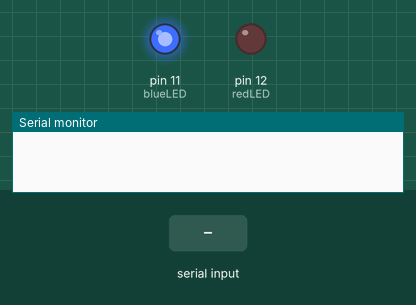
A sketch run on a simulated Arduino Uno, built with avr-gcc and run on an emulated ATmega328P. On the bench: output pins drawn as LEDs (lit = HIGH), the last lines printed to the serial monitor. Inputs (shaded band) come from the test bench. The modem accepts every AT command (registered, SIM ready, sends succeed) and sends nothing else.

Above: at 0.1 s.
At 17.3 s:
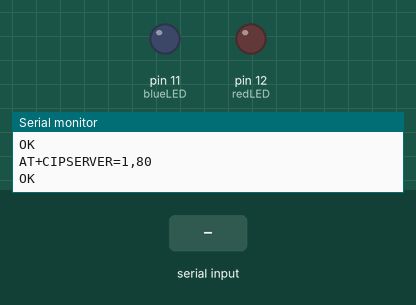
17.4 s: ",\n" received over Serial
18.9 s: byte 13 (13) received over Serial
20.5 s: byte 73 ('I') received over Serial
22.0 s: byte 80 ('P') received over Serial
23.5 s: byte 68 ('D') received over Serial
25.0 s: "I,45\n" received over Serial
Timing chart, 0 to 27.5 s (numbered marks = the images above; inputs shaded):
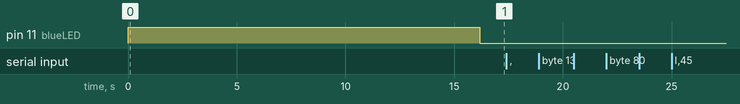

The sketch:

MattyESP01Wifi.ino
```cpp
/*
 * Visto che il piccolo TP-LINK router è fuori uso... ho provato ad usare ESP-01 per dare una connessione WIFI a Matty
 *
 * ESP-01 ha un microcontroller esp8266 e comunica all'esterno con i comandi AT tramite seriale, tramite questi comandi posso:
 *  1. connettermi a WIFI
 *  2. stampare MAC e IP address
 *  3. avviare telnet server
 *
 * ESP-01 lavora a 3.3V mentre Matty funzionerebbe a 8.4V con arduino a 5V...
 * Ho provato ad alimentare Matty a 5V con una battery Bank che offre i 5V da una uscita USB e il tutto sembra funzionare (a rilento) senza il bisogno di traslatori di livello
 *
 * Visto che arduino usa la seriale per la connssione a terminale, ho dovuto usare una libreria "SoftwareSerial" per poter avere connessione ad entrambi il terminale e a ESP-01
 *
 * Per collegarmi ad entrambi:
 *  1. uso "screen /dev/ttyUSB0 9600" per la connessione a terminale
 *  2. uso "screen //telnet 192.168.1.142 80" per la connessione via WIFI
 *
 *Questo codice può essere usato come punto di partenza per inviare comandi a Matty
 */

#include <SoftwareSerial.h>                         //including the SoftwareSerial library will allow you to use the pin no. 2,3 as Rx, Tx.
SoftwareSerial esp8266(2,3);                        //set the Rx ==> Pin 2; TX ==> Pin3.
#define serialCommunicationSpeed 9600               // <========= define a constant named "serialCommunicationSpeed" with a value 9600. it referes to the Software and hardware serial communication speed(baud rate).
#define DEBUG true                                  //make a constant named "DEBUG" and it's value true. we will use it later.
int redLED =12;                                     //assign a variable named "redLED" with an integer value 12, it refers to the pin which the red LED is connected on.
int blueLED =11;                                    //assign a variable named "blueLED" with an integer value 11, it refers to the pin which the blue LED is connected on.
String received = "";                               //buffer usato per costruire il messaggio ricevuto da TCP/IP Socket
String serialread = "";                             //buffer usato per contruire il messaggio inserito da Terminale
char c;
int nLines = 0;
void setup()
{
  pinMode(redLED,OUTPUT);                           //set the pin number 12 as an output pin.
  pinMode(blueLED,OUTPUT);                          //set the pin number 11 as an output pin.

  digitalWrite(redLED,LOW);                         //turn the red LED off at the beginning of the program.
  digitalWrite(blueLED,HIGH);                       //turn the blue LED on at the beginning of the program.
  esp8266.begin(serialCommunicationSpeed);          //begin the software serial communication (2, 3) at speed 9600.
  Serial.begin(serialCommunicationSpeed);           //begin the Hardware serial communication (0, 1) at speed 9600.
  delay(1000);
  InitWifiModule();                                //call this user-defined function "InitWifiModule()" to initialize a communication between the ESP8266 and your access point (Home Router or even your mobile hotspot).
//  testWIFImodule();
  digitalWrite(blueLED,LOW);                         //after finishing the initialization successfully, turn off the blue LED (just an indicator).
}
void loop()                                          //our main program, some fun are about to start)
{
  //check if there is anything from TCP/IP Socket
  String recvd = readLine(DEBUG);
  if(recvd != "") {
    Serial.println("TCP/IP> "+recvd);
  }

  //see if any input from the DEBUG console in which case collect them until Return key is pressed and then send them over TCP/IP Socket
  int l = Serial.available();
  for(int i=0; i < l; i++) {
    char ch = Serial.read();
    Serial.print(ch);

     if(ch == 13) { // Return key was pressed
      Serial.print('\n');
      sendLine(serialread,100);  //send it through TCP/IP Socket
      serialread = "";
    }
    else serialread += ch;
  }
}

  /******************************************************************************************************************************************************************************************
* Name: sendLine
* Description: send line/string trough softwareSerial connecting to ESP-01 which in instructed to send it through the TCP/IP socket using AT commands.
*

*/
String readLine(boolean debug) {

  int nChars = esp8266.available();
  if(nChars > 0)                                           //if there's any data received and stored in the serial receive buffer, go and excute the if-condition body. If not, dont excute the if-condition body at all.
  {
   if(received == "" && esp8266.find('+'))   {  //vedo se trovo il segno di inizio risposta TCP/IP da modulo ESP0WIFI
    delay(100); //wait for some, hopefully all, data will join us
    //start reading the expected characters: +IPD,
    c = esp8266.read(); if(c == 'I') {
      c = esp8266.read(); if(c == 'P') {
        c = esp8266.read(); if(c == 'D') {
          c = esp8266.read(); if(c == ',') if(debug) Serial.print("Found IPD: ");
    }}} else return "";
    //next char is the connection ID (0 - 3)
    int connectionId = esp8266.read()-48;
    //next char is a ','
    esp8266.read();
    //calculate the lenght of the message(considering the lenght to be rappresented at most with 2 chars): (1stChar-48)[*10+2ndChar-48]
    c = esp8266.read(); int len = c-48; c = esp8266.read(); if(c != ':') { len *= 10; len += c-48; esp8266.read();}
    if(debug) Serial.print(len);
    if(debug) Serial.print(" - reading: ");
    //received="";

    nChars = esp8266.available();
    if(debug) Serial.print(nChars);
    for(int i=0; i < nChars; i++)   {
      c = esp8266.read();
        //Serial.print(c);
      if(c == 13) {
          if(debug) Serial.println(" - Found: EoL");  //trovato il termine della linea
          if(debug) Serial.print("Recv: "+String(nLines++, DEC)+" : ");
          received += '\0';
          if(debug) Serial.println(received);
          String r = received;
          received = "";
          return r;
      } else received += c;
    }
    return ""; //non ho incontrato la terminazione della linea... ci riprovo più tardi...

   } }
   return ""; //nulla nel buffer
}
/******************************************************************************************************************************************************************************************
* Name: sendLine
* Description: send line/string trough softwareSerial connecting to ESP-01 which in instructed to send it through the TCP/IP socket using AT commands.
*
* Params: command - the LINE send
*                 - timeout - the time to wait for a response
*
* Returns: Nothing
* Depeds on: sendData
*/
void sendLine(String line, const int timeout)
{
  String len=String(line.length()+2,DEC);
  sendData("AT+CIPSEND=0,"+len+"\r\n",timeout,DEBUG);    //
  //delay(1000);
  sendData(line+"\r\n",timeout,DEBUG);    //

}

/******************************************************************************************************************************************************************************************
* Name: sendData
* Description: this Function regulates how the AT Commands will ge sent to the ESP8266.
*
* Params: command - the AT Command to send
*                 - timeout - the time to wait for a response
*                 - debug - print to Serial window?(true = yes, false = no)
*
* Returns: The response from the esp8266 (if there is a reponse)
*/


String sendData(String command, const int timeout, boolean debug)
{
    String response = "";                                             //initialize a String variable named "response". we will use it later.

    if(debug) Serial.println(command);
    esp8266.print(command);                                           //send the AT command to the esp8266 (from ARDUINO to ESP8266).
    long int time = millis();                                         //get the operating time at this specific moment and save it inside the "time" variable.
    while( (time+timeout) > millis())                                 //excute only whitin 1 second.
    {
      while(esp8266.available())                                      //is there any response came from the ESP8266 and saved in the Arduino input buffer?
      {
        char c = esp8266.read();                                      //if yes, read the next character from the input buffer and save it in the "response" String variable.
        response+=c;                                                  //append the next character to the response variabl. at the end we will get a string(array of characters) contains the response.
      }
    }
    if(debug)                                                         //if the "debug" variable value is TRUE, print the response on the Serial monitor.
    {
      Serial.print(response);
    }
    return response;                                                  //return the String response.
}

/******************************************************************************************************************************************************************************************
* Name: testWIFImodule
*  Description: sends a simple AT command, if the module is working and connected it will answer with an OK
*/
void testWIFImodule()
{
  sendData("AT\r\n", 200, true);         //check the ESP8266 module.
  sendData("AT+CIFSR\r\n", 500, true);  //Show IP Address, and the MAC Address.

}

/******************************************************************************************************************************************************************************************
* Name: InitWifiModule
* Description: this Function gives the commands that we need to send to the sendData() function to send it.
*
* Params: Nothing.
*
* Returns: Nothing (void).
*/
void InitWifiModule()
{
  sendData("AT+RST\r\n", 2000, DEBUG);                                                  //reset the ESP8266 module.
  delay(1000);
  sendData("AT+CWMODE=1\r\n", 1500, DEBUG);                                             //set the ESP8266 WiFi mode to station mode.
  delay (1000);
  //sendData("AT+CWJAP=\"dd-wrt\",\"\"\r\n", 2000, DEBUG);        //connect to the WiFi network.
  delay (3000);
  sendData("AT+CIFSR\r\n", 1500, DEBUG);                                                //Show IP Address, and the MAC Address.
  delay (1000);
  sendData("AT+CIPMUX=1\r\n", 1500, DEBUG);                                             //Multiple conections.
  delay (1000);
  sendData("AT+CIPSERVER=1,80\r\n", 1500, DEBUG);                                       //start the communication at port 80, port 80 used to communicate with the web servers through the http requests.
  delay (100);
 }
```
